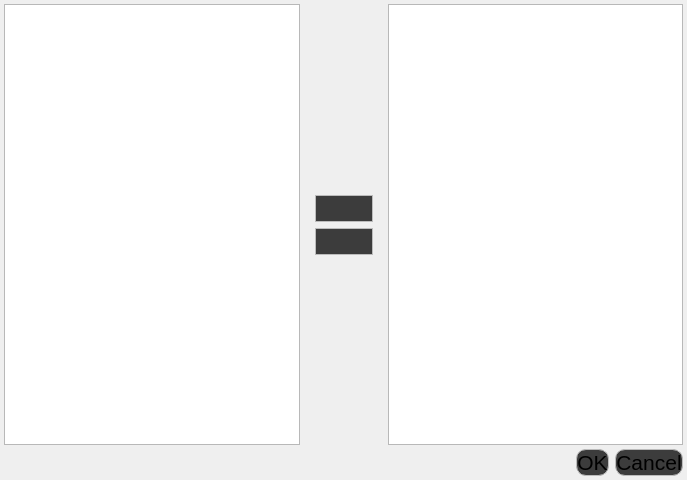
<?xml version="1.0" encoding="UTF-8"?>
<ui version="4.0">
 <class>mainWidget</class>
 <widget class="QWidget" name="mainWidget">
  <property name="geometry">
   <rect>
    <x>0</x>
    <y>0</y>
    <width>687</width>
    <height>480</height>
   </rect>
  </property>
  <property name="windowTitle">
   <string>Form</string>
  </property>
  <property name="styleSheet">
   <string notr="true">color: rgb(255, 255, 255);
                font: 75 13pt &quot;Century Gothic&quot;;
                selection-background-color: rgb(188, 188, 188);
                selection-color: rgb(0, 0, 0);
                border-color: rgb(15, 15, 15);
                background-color: rgb(63, 63, 63);
                alternate-background-color: rgb(188, 188, 188);

                QMenuBar::item:selected {
                background-color: rgb(188, 188, 188);
                color: rgb(0, 0, 0);
                }
            </string>
  </property>
  <layout class="QVBoxLayout" name="verticalLayout_2">
   <property name="spacing">
    <number>0</number>
   </property>
   <property name="leftMargin">
    <number>0</number>
   </property>
   <property name="topMargin">
    <number>0</number>
   </property>
   <property name="rightMargin">
    <number>0</number>
   </property>
   <property name="bottomMargin">
    <number>0</number>
   </property>
   <item>
    <widget class="QWidget" name="widget_top" native="true">
     <layout class="QHBoxLayout" name="horizontalLayout_2">
      <property name="leftMargin">
       <number>4</number>
      </property>
      <property name="topMargin">
       <number>4</number>
      </property>
      <property name="rightMargin">
       <number>4</number>
      </property>
      <property name="bottomMargin">
       <number>0</number>
      </property>
      <item>
       <widget class="QListWidget" name="listWidget_from">
        <property name="editTriggers">
         <set>QAbstractItemView::NoEditTriggers</set>
        </property>
        <property name="selectionMode">
         <enum>QAbstractItemView::SingleSelection</enum>
        </property>
       </widget>
      </item>
      <item>
       <widget class="QWidget" name="widget" native="true">
        <property name="styleSheet">
         <string notr="true">QPushButton {
background-color: rgb(60, 60, 60);
border: 1px solid rgb(188, 188, 188);
border-radius: 25%;
font-size: 16pt;
}
QPushButton:hover{
background-color: rgb(188, 188, 188);
color: rgb(0, 0, 0);
}
                                                </string>
        </property>
        <layout class="QVBoxLayout" name="verticalLayout">
         <item>
          <spacer name="verticalSpacer">
           <property name="orientation">
            <enum>Qt::Vertical</enum>
           </property>
           <property name="sizeHint" stdset="0">
            <size>
             <width>20</width>
             <height>179</height>
            </size>
           </property>
          </spacer>
         </item>
         <item>
          <widget class="QPushButton" name="button_to">
           <property name="styleSheet">
            <string notr="true"/>
           </property>
           <property name="text">
            <string/>
           </property>
           <property name="icon">
            <iconset resource="../resources.qrc">
             <normaloff>:/icons/assets/arrows-right.png</normaloff>:/icons/assets/arrows-right.png</iconset>
           </property>
           <property name="iconSize">
            <size>
             <width>48</width>
             <height>48</height>
            </size>
           </property>
          </widget>
         </item>
         <item>
          <widget class="QPushButton" name="button_from">
           <property name="styleSheet">
            <string notr="true"/>
           </property>
           <property name="text">
            <string/>
           </property>
           <property name="icon">
            <iconset resource="../resources.qrc">
             <normaloff>:/icons/assets/arrows-left.png</normaloff>:/icons/assets/arrows-left.png</iconset>
           </property>
           <property name="iconSize">
            <size>
             <width>48</width>
             <height>48</height>
            </size>
           </property>
          </widget>
         </item>
         <item>
          <spacer name="verticalSpacer_2">
           <property name="orientation">
            <enum>Qt::Vertical</enum>
           </property>
           <property name="sizeHint" stdset="0">
            <size>
             <width>20</width>
             <height>178</height>
            </size>
           </property>
          </spacer>
         </item>
        </layout>
       </widget>
      </item>
      <item>
       <widget class="QListWidget" name="listWidget_to">
        <property name="editTriggers">
         <set>QAbstractItemView::NoEditTriggers</set>
        </property>
       </widget>
      </item>
     </layout>
    </widget>
   </item>
   <item>
    <widget class="QWidget" name="widget_bottom" native="true">
     <property name="styleSheet">
      <string notr="true">QPushButton {
background-color: rgb(60, 60, 60);
border: 1px solid rgb(188, 188, 188);
border-radius: 10%;
font-size: 16pt;
}
QPushButton:hover{
background-color: rgb(188, 188, 188);
color: rgb(0, 0, 0);
}
                        </string>
     </property>
     <layout class="QHBoxLayout" name="horizontalLayout">
      <property name="leftMargin">
       <number>4</number>
      </property>
      <property name="topMargin">
       <number>4</number>
      </property>
      <property name="rightMargin">
       <number>4</number>
      </property>
      <property name="bottomMargin">
       <number>4</number>
      </property>
      <item>
       <spacer name="horizontalSpacer">
        <property name="orientation">
         <enum>Qt::Horizontal</enum>
        </property>
        <property name="sizeHint" stdset="0">
         <size>
          <width>514</width>
          <height>20</height>
         </size>
        </property>
       </spacer>
      </item>
      <item>
       <widget class="QPushButton" name="button_ok">
        <property name="styleSheet">
         <string notr="true"/>
        </property>
        <property name="text">
         <string>OK</string>
        </property>
       </widget>
      </item>
      <item>
       <widget class="QPushButton" name="button_cancel">
        <property name="text">
         <string>Cancel</string>
        </property>
       </widget>
      </item>
     </layout>
    </widget>
   </item>
  </layout>
 </widget>
 <resources>
  <include location="../resources.qrc"/>
 </resources>
 <connections/>
</ui>
